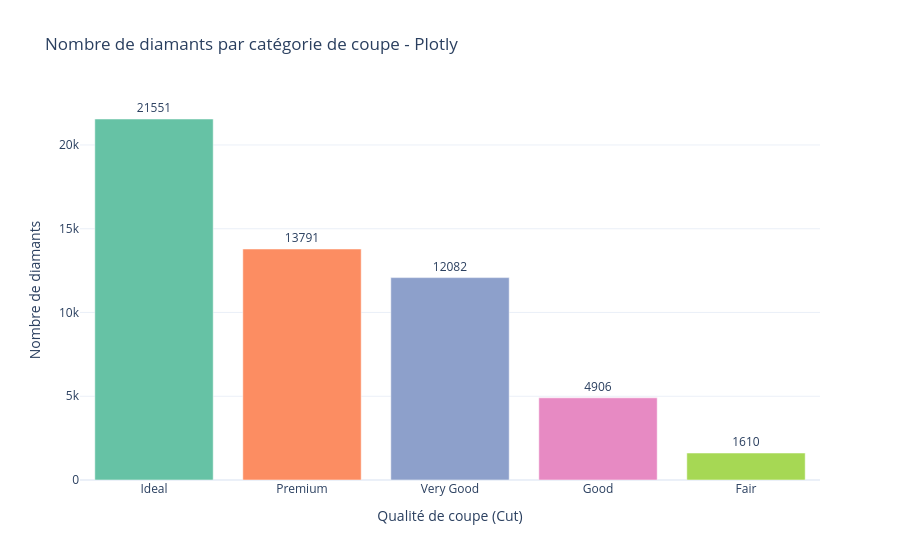

This figure's notebook cell:
### Markdown cell above
### 2.3 Plotly

### Code cell
# Diagramme à barres interactif avec Plotly
# Préparer les données
cut_order = ['Ideal', 'Premium', 'Very Good', 'Good', 'Fair']
cut_data = diamonds_df['cut'].value_counts().reindex(cut_order)

fig = px.bar(x=cut_data.index, y=cut_data.values,
             labels={'x': 'Qualité de coupe (Cut)', 'y': 'Nombre de diamants'},
             title='Nombre de diamants par catégorie de coupe - Plotly',
             color=cut_data.index,
             color_discrete_sequence=px.colors.qualitative.Set2,
             text=cut_data.values)

fig.update_traces(textposition='outside')
fig.update_layout(
    showlegend=False,
    template='plotly_white',
    font=dict(size=12)
)
fig.show()

### Figure 1 — Plotly figure (JSON) as saved in the notebook; plotly's stock layout.template omitted (floating-point values rounded to 4 significant figures)
{"data": [{"hovertemplate": "color=Ideal<br>Qualité de coupe (Cut)=%{x}<br>Nombre de diamants=%{y}<br>text=%{text}<extra></extra>", "legendgroup": "Ideal", "marker": {"color": "rgb(102,194,165)", "pattern": {"shape": ""}}, "name": "Ideal", "orientation": "v", "showlegend": true, "text": [21550.0], "textposition": "outside", "type": "bar", "x": ["Ideal"], "xaxis": "x", "y": [21551], "yaxis": "y"}, {"hovertemplate": "color=Premium<br>Qualité de coupe (Cut)=%{x}<br>Nombre de diamants=%{y}<br>text=%{text}<extra></extra>", "legendgroup": "Premium", "marker": {"color": "rgb(252,141,98)", "pattern": {"shape": ""}}, "name": "Premium", "orientation": "v", "showlegend": true, "text": [13790.0], "textposition": "outside", "type": "bar", "x": ["Premium"], "xaxis": "x", "y": [13791], "yaxis": "y"}, {"hovertemplate": "color=Very Good<br>Qualité de coupe (Cut)=%{x}<br>Nombre de diamants=%{y}<br>text=%{text}<extra></extra>", "legendgroup": "Very Good", "marker": {"color": "rgb(141,160,203)", "pattern": {"shape": ""}}, "name": "Very Good", "orientation": "v", "showlegend": true, "text": [12080.0], "textposition": "outside", "type": "bar", "x": ["Very Good"], "xaxis": "x", "y": [12082], "yaxis": "y"}, {"hovertemplate": "color=Good<br>Qualité de coupe (Cut)=%{x}<br>Nombre de diamants=%{y}<br>text=%{text}<extra></extra>", "legendgroup": "Good", "marker": {"color": "rgb(231,138,195)", "pattern": {"shape": ""}}, "name": "Good", "orientation": "v", "showlegend": true, "text": [4906.0], "textposition": "outside", "type": "bar", "x": ["Good"], "xaxis": "x", "y": [4906], "yaxis": "y"}, {"hovertemplate": "color=Fair<br>Qualité de coupe (Cut)=%{x}<br>Nombre de diamants=%{y}<br>text=%{text}<extra></extra>", "legendgroup": "Fair", "marker": {"color": "rgb(166,216,84)", "pattern": {"shape": ""}}, "name": "Fair", "orientation": "v", "showlegend": true, "text": [1610.0], "textposition": "outside", "type": "bar", "x": ["Fair"], "xaxis": "x", "y": [1610], "yaxis": "y"}], "layout": {"barmode": "relative", "font": {"size": 12}, "legend": {"title": {"text": "color"}, "tracegroupgap": 0}, "showlegend": false, "title": {"text": "Nombre de diamants par catégorie de coupe - Plotly"}, "xaxis": {"anchor": "y", "domain": [0, 1], "title": {"text": "Qualité de coupe (Cut)"}}, "yaxis": {"anchor": "x", "domain": [0, 1], "title": {"text": "Nombre de diamants"}}}}
